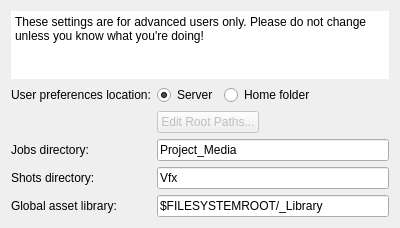
<?xml version="1.0" encoding="UTF-8"?>
<ui version="4.0">
 <class>settings_frame</class>
 <widget class="QFrame" name="settings_frame">
  <property name="geometry">
   <rect>
    <x>0</x>
    <y>0</y>
    <width>400</width>
    <height>219</height>
   </rect>
  </property>
  <property name="windowTitle">
   <string>Frame</string>
  </property>
  <property name="frameShape">
   <enum>QFrame::NoFrame</enum>
  </property>
  <layout class="QFormLayout" name="formLayout">
   <property name="fieldGrowthPolicy">
    <enum>QFormLayout::ExpandingFieldsGrow</enum>
   </property>
   <item row="0" column="0" colspan="2">
    <widget class="QPlainTextEdit" name="message_plainTextEdit">
     <property name="frameShape">
      <enum>QFrame::NoFrame</enum>
     </property>
     <property name="frameShadow">
      <enum>QFrame::Plain</enum>
     </property>
     <property name="lineWidth">
      <number>0</number>
     </property>
     <property name="readOnly">
      <bool>true</bool>
     </property>
     <property name="plainText">
      <string>These settings are for advanced users only. Please do not change unless you know what you're doing!</string>
     </property>
     <property name="backgroundVisible">
      <bool>false</bool>
     </property>
    </widget>
   </item>
   <item row="1" column="0">
    <widget class="QLabel" name="userPrefs_label">
     <property name="toolTip">
      <string>&lt;html&gt;&lt;head/&gt;&lt;body&gt;&lt;p&gt;&lt;span style=&quot; font-weight:600;&quot;&gt;User preferences location&lt;/span&gt;&lt;/p&gt;&lt;p&gt;Choose whether to store user preferences in the pipeline config directory on the server, or in the user's home folder. If you have roaming profiles enabled, it's best to store in the home folder.&lt;/p&gt;&lt;/body&gt;&lt;/html&gt;</string>
     </property>
     <property name="text">
      <string>User preferences location:</string>
     </property>
    </widget>
   </item>
   <item row="1" column="1">
    <layout class="QHBoxLayout" name="userPrefs_horizontalLayout">
     <item>
      <widget class="QRadioButton" name="userPrefsServer_radioButton">
       <property name="text">
        <string>Server</string>
       </property>
       <property name="checked">
        <bool>true</bool>
       </property>
       <property name="xmlTag" stdset="0">
        <string>userPrefsRemote</string>
       </property>
      </widget>
     </item>
     <item>
      <widget class="QRadioButton" name="userPrefsHome_radioButton">
       <property name="text">
        <string>Home folder</string>
       </property>
       <property name="xmlTag" stdset="0">
        <string>userPrefsLocal</string>
       </property>
      </widget>
     </item>
    </layout>
   </item>
   <item row="3" column="0">
    <widget class="QLabel" name="jobsRelDir_label">
     <property name="toolTip">
      <string>&lt;html&gt;&lt;head/&gt;&lt;body&gt;&lt;p&gt;&lt;span style=&quot; font-weight:600;&quot;&gt;Jobs directory&lt;/span&gt;&lt;/p&gt;&lt;p&gt;This is the relative directory path where your jobs will be stored. If jobs are stored in the root of a shared network drive, set the path to '.'&lt;/p&gt;&lt;/body&gt;&lt;/html&gt;</string>
     </property>
     <property name="text">
      <string>Jobs directory:</string>
     </property>
    </widget>
   </item>
   <item row="4" column="0">
    <widget class="QLabel" name="shotsRelDir_label">
     <property name="toolTip">
      <string>&lt;html&gt;&lt;head/&gt;&lt;body&gt;&lt;p&gt;&lt;span style=&quot; font-weight:600;&quot;&gt;Shots directory&lt;/span&gt;&lt;/p&gt;&lt;p&gt;This is the name for the subdirectory within the folder structure for each job where individual shots will be stored.&lt;/p&gt;&lt;/body&gt;&lt;/html&gt;</string>
     </property>
     <property name="text">
      <string>Shots directory:</string>
     </property>
    </widget>
   </item>
   <item row="3" column="1">
    <widget class="QLineEdit" name="jobsRelDir_lineEdit">
     <property name="text">
      <string>Project_Media</string>
     </property>
     <property name="xmlTag" stdset="0">
      <string>jobsRelDir</string>
     </property>
    </widget>
   </item>
   <item row="4" column="1">
    <widget class="QLineEdit" name="shotsRelDir_lineEdit">
     <property name="text">
      <string>Vfx</string>
     </property>
     <property name="xmlTag" stdset="0">
      <string>shotsRelDir</string>
     </property>
    </widget>
   </item>
   <item row="5" column="0">
    <widget class="QLabel" name="elementslib_label">
     <property name="toolTip">
      <string>&lt;html&gt;&lt;head/&gt;&lt;body&gt;&lt;p&gt;&lt;span style=&quot; font-weight:600;&quot;&gt;Global asset library&lt;/span&gt;&lt;/p&gt;&lt;p&gt;This is the location where global assets will be published to. Global assets are independent of jobs and are accessible from any job or shot.&lt;/p&gt;&lt;/body&gt;&lt;/html&gt;</string>
     </property>
     <property name="text">
      <string>Global asset library:</string>
     </property>
    </widget>
   </item>
   <item row="5" column="1">
    <widget class="QLineEdit" name="elementslib_lineEdit">
     <property name="text">
      <string>$FILESYSTEMROOT/_Library</string>
     </property>
     <property name="xmlTag" stdset="0">
      <string>globalAssetLib</string>
     </property>
    </widget>
   </item>
   <item row="2" column="1">
    <widget class="QPushButton" name="editPaths_pushButton">
     <property name="enabled">
      <bool>false</bool>
     </property>
     <property name="text">
      <string>Edit Root Paths...</string>
     </property>
    </widget>
   </item>
  </layout>
 </widget>
 <tabstops>
  <tabstop>userPrefsServer_radioButton</tabstop>
  <tabstop>userPrefsHome_radioButton</tabstop>
 </tabstops>
 <resources/>
 <connections/>
</ui>
